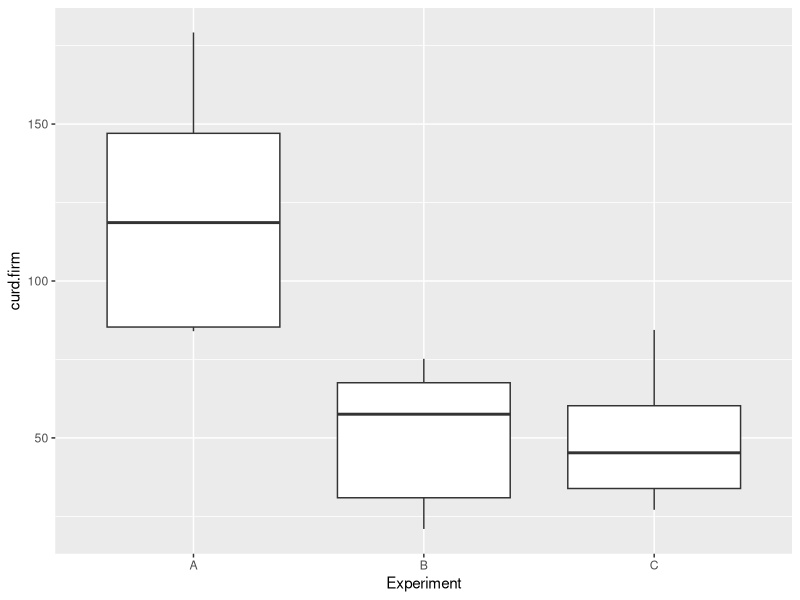
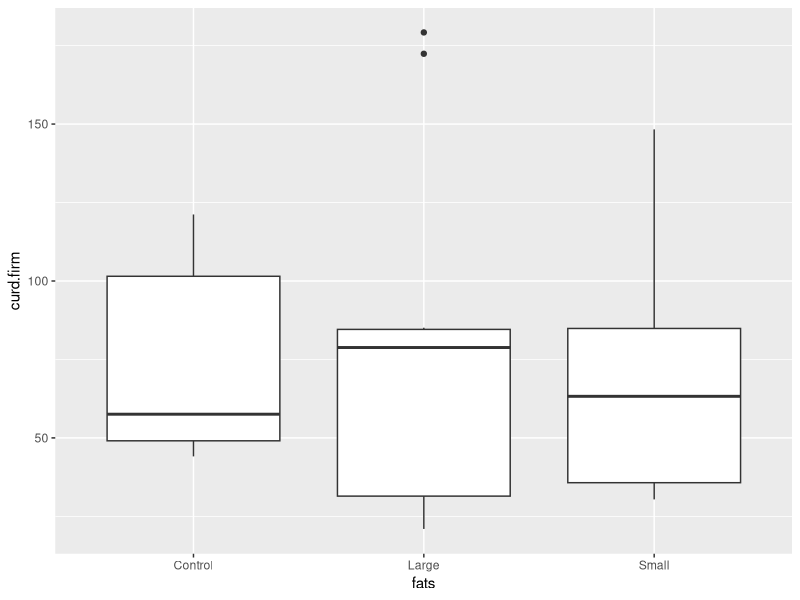
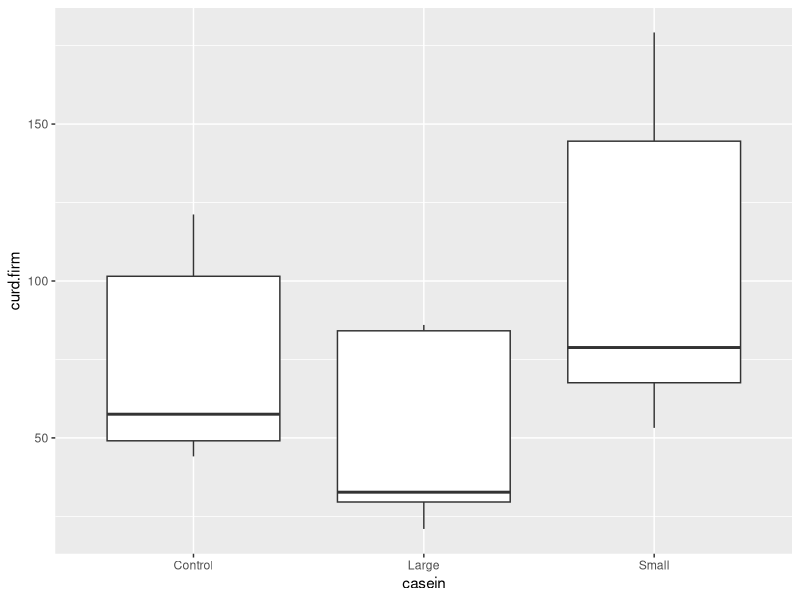
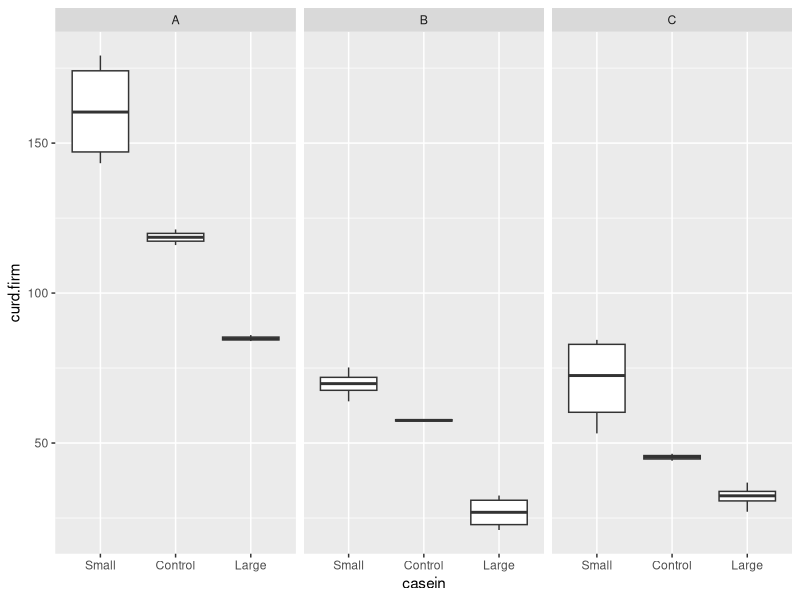
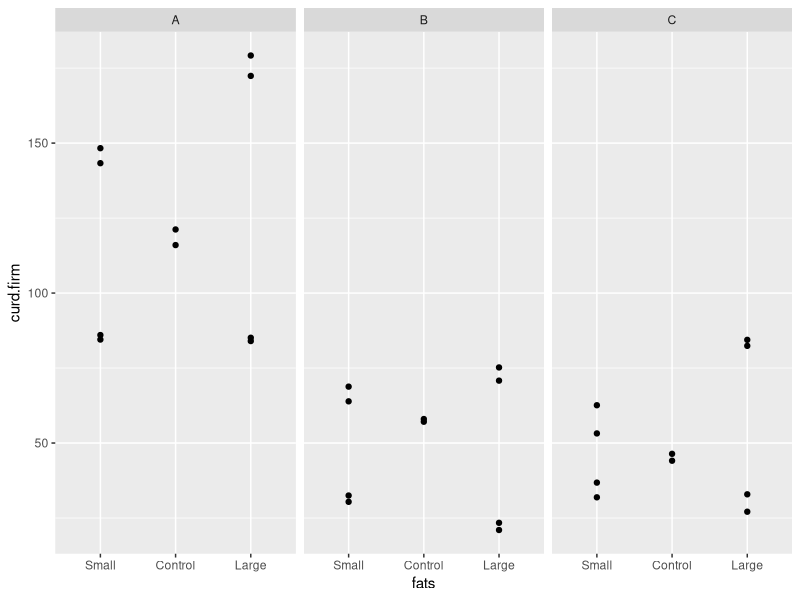
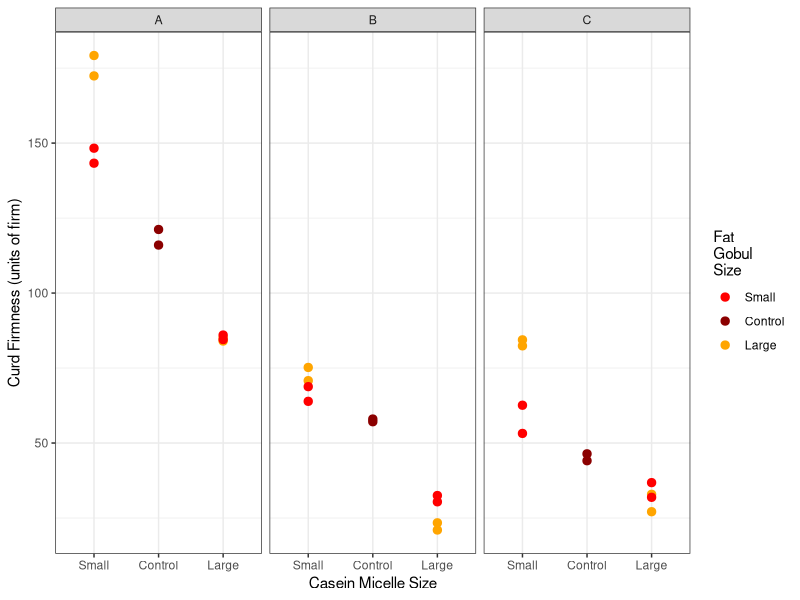
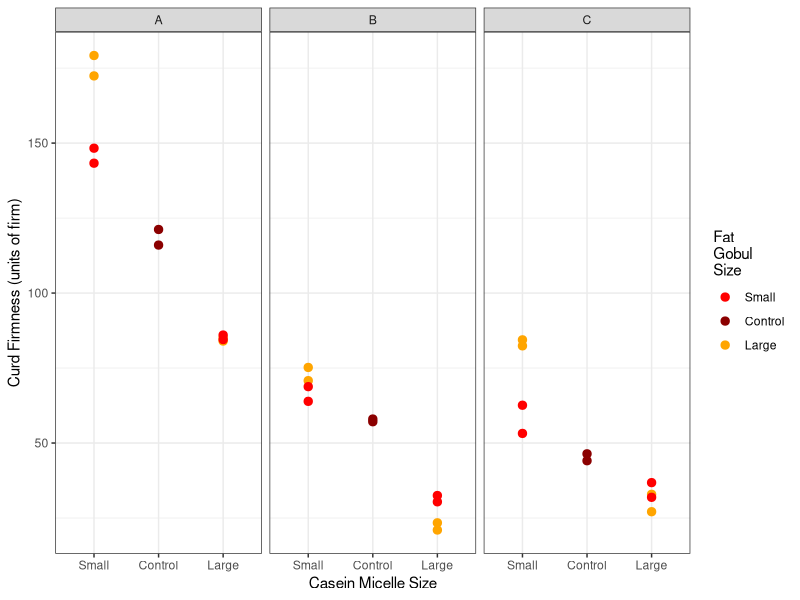

Here is the R script that generated these plots, in order:
## ---- chunk 1
knitr::opts_chunk$set(echo = TRUE)
library(tidyverse)
## ---- chunk 2
df <- read_csv("data/VisMilk.csv")
## ---- chunk 3
df
names(df) 
## ---- chunk 4
names(df)<-c("Time" , "Control","Control.1","LMFG.SCM","LMFG.SCM.1" ,"SMFG.SCM","SMFG.SCM.1",
           "LMFG.LCM","LMFG.LCM.1", "SMFG.LCM","SMFG.LCM.1", "Experiment")
df$Time #check time points
## ---- chunk 5
df.tidy<-df%>%
  select(-Time) %>% 
  gather(key=Type, value=curd.firm, -Experiment)%>% 
  mutate(Type, fats = ifelse(grepl('LMFG', Type)==TRUE, "Large", 
                             ifelse(grepl('SMFG', Type)==TRUE, "Small","Control")))%>%
  mutate(Type, casein = ifelse(grepl('.LCM', Type)==TRUE, "Large",
                             ifelse(grepl('.SCM', Type)==TRUE, "Small","Control")))%>%
  mutate(Type, replicate = ifelse(grepl('.1', Type)==TRUE,"rep1", "rep0"))%>% 
  select(-Type) 
## ---- chunk 6
ggplot(df.tidy, aes(x = Experiment, y=curd.firm)) +
  geom_boxplot() 
## ---- chunk 7
ggplot(df.tidy, aes(x = fats, y=curd.firm)) +
  geom_boxplot() 
## ---- chunk 8
ggplot(df.tidy, aes(x = casein, y=curd.firm)) +
  geom_boxplot() 
## ---- chunk 9
df.tidy$casein <- factor(df.tidy$casein,
                         levels = c("Small", "Control", "Large"),ordered = TRUE)
ggplot(df.tidy, aes(x = casein, y=curd.firm)) +
  geom_boxplot()  +  #Need this to make a boxplot
  facet_wrap(~Experiment)
## ---- chunk 10
df.tidy$fats <- factor(df.tidy$fats,
                         levels = c("Small", "Control", "Large"),ordered = TRUE)

ggplot(df.tidy, aes(x = fats, y=curd.firm)) +
  geom_point()  + 
  facet_wrap(~Experiment)
## ---- chunk 11
df.tidy$casein <- factor(df.tidy$casein,
                       levels = c("Small", "Control", "Large"),ordered = TRUE)

ggplot(df.tidy, aes(x = casein, y=curd.firm, color=fats)) +
  geom_point(size=2.5)  + 
  facet_grid(~Experiment) +
  scale_color_manual(values = c("red", "dark red", "orange")) +
  labs(x="Casein Micelle Size", y="Curd Firmness (units of firm)" , color="Fat\nGobul\nSize") +
  theme_bw()

ggsave(filename="Assign1.VisMilk.scatter.casein.jpg", 
       width=7, height=4)
